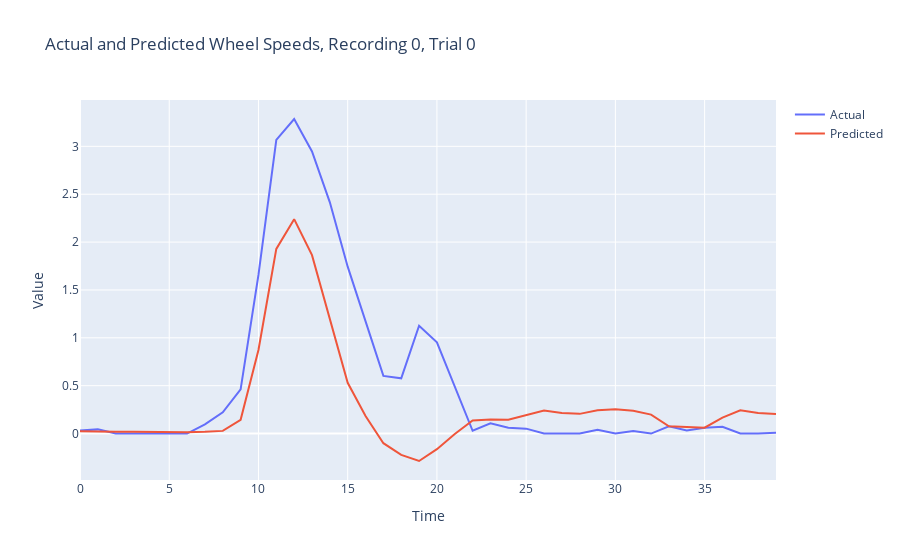
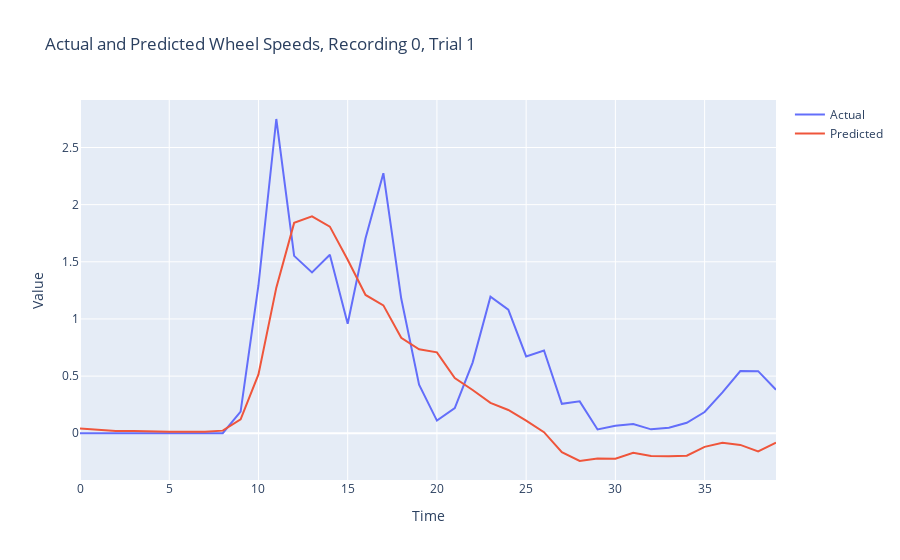
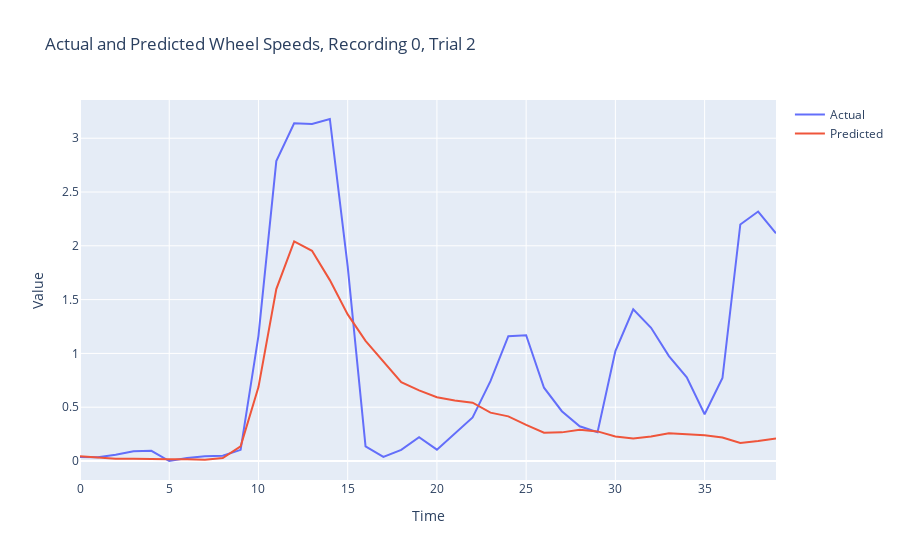
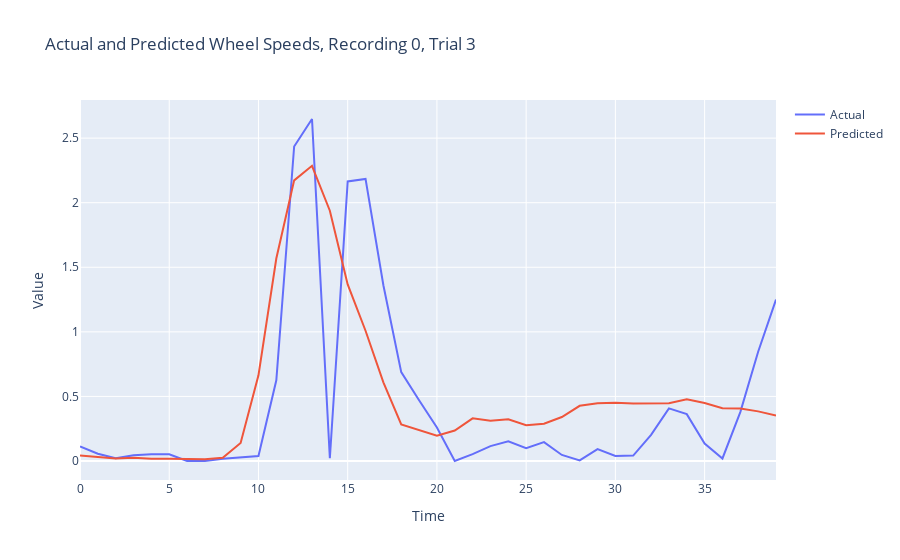

Notebook source saved alongside these figures, in order:
### Code cell
for recording in range(TOTAL_RECORDINGS):
    loss_item = evaluate_recording(recording, X_test[recording], Y_test[recording], neural_network_model, optimizer, loss_fn, plot=True)
    print(f'Evaluation, Recording {recording}, Loss {loss_item}')
